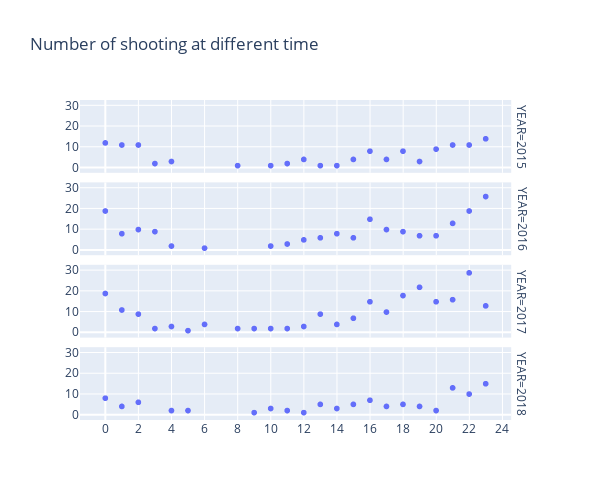

The notebook cell saved with this chart:
### Markdown cell above
#### Scatter plot with facet using plotly.express

### Code cell
fig = px.scatter(shotting_timeDist, x="HOUR", y="INCIDENT_NUMBER", facet_row="YEAR", 
                 title='Number of shooting at different time',
           color_continuous_scale=px.colors.sequential.Viridis, render_mode="webgl")
fig.update_layout(
    width=600,
    height=500,
)
fig.update_xaxes(nticks=20,tickwidth=5,title_text='') #Set number of tick marks and style
fig.update_yaxes(title_text='')#Set axis title

fig.show()

### Figure 1 — Plotly figure (JSON) as saved in the notebook; plotly's stock layout.template omitted (floating-point values rounded to 4 significant figures)
{"data": [{"hoverlabel": {"namelength": 0}, "hovertemplate": "YEAR=2015<br>HOUR=%{x}<br>INCIDENT_NUMBER=%{y}", "legendgroup": "", "marker": {"color": "#636efa", "symbol": "circle"}, "mode": "markers", "name": "", "showlegend": false, "type": "scattergl", "x": [0, 1, 2, 3, 4, 8, 10, 11, 12, 13, 14, 15, 16, 17, 18, 19, 20, 21, 22, 23], "xaxis": "x4", "y": [12, 11, 11, 2, 3, 1, 1, 2, 4, 1, 1, 4, 8, 4, 8, 3, 9, 11, 11, 14], "yaxis": "y4"}, {"hoverlabel": {"namelength": 0}, "hovertemplate": "YEAR=2016<br>HOUR=%{x}<br>INCIDENT_NUMBER=%{y}", "legendgroup": "", "marker": {"color": "#636efa", "symbol": "circle"}, "mode": "markers", "name": "", "showlegend": false, "type": "scattergl", "x": [0, 1, 2, 3, 4, 6, 10, 11, 12, 13, 14, 15, 16, 17, 18, 19, 20, 21, 22, 23], "xaxis": "x3", "y": [19, 8, 10, 9, 2, 1, 2, 3, 5, 6, 8, 6, 15, 10, 9, 7, 7, 13, 19, 26], "yaxis": "y3"}, {"hoverlabel": {"namelength": 0}, "hovertemplate": "YEAR=2017<br>HOUR=%{x}<br>INCIDENT_NUMBER=%{y}", "legendgroup": "", "marker": {"color": "#636efa", "symbol": "circle"}, "mode": "markers", "name": "", "showlegend": false, "type": "scattergl", "x": [0, 1, 2, 3, 4, 5, 6, 8, 9, 10, 11, 12, 13, 14, 15, 16, 17, 18, 19, 20, 21, 22, 23], "xaxis": "x2", "y": [19, 11, 9, 2, 3, 1, 4, 2, 2, 2, 2, 3, 9, 4, 7, 15, 10, 18, 22, 15, 16, 29, 13], "yaxis": "y2"}, {"hoverlabel": {"namelength": 0}, "hovertemplate": "YEAR=2018<br>HOUR=%{x}<br>INCIDENT_NUMBER=%{y}", "legendgroup": "", "marker": {"color": "#636efa", "symbol": "circle"}, "mode": "markers", "name": "", "showlegend": false, "type": "scattergl", "x": [0, 1, 2, 4, 5, 9, 10, 11, 12, 13, 14, 15, 16, 17, 18, 19, 20, 21, 22, 23], "xaxis": "x", "y": [8, 4, 6, 2, 2, 1, 3, 2, 1, 5, 3, 5, 7, 4, 5, 4, 2, 13, 10, 15], "yaxis": "y"}], "layout": {"annotations": [{"font": {}, "showarrow": false, "text": "YEAR=2018", "textangle": 90, "x": 0.98, "xanchor": "left", "xref": "paper", "y": 0.1138, "yanchor": "middle", "yref": "paper"}, {"font": {}, "showarrow": false, "text": "YEAR=2017", "textangle": 90, "x": 0.98, "xanchor": "left", "xref": "paper", "y": 0.3712, "yanchor": "middle", "yref": "paper"}, {"font": {}, "showarrow": false, "text": "YEAR=2016", "textangle": 90, "x": 0.98, "xanchor": "left", "xref": "paper", "y": 0.6288, "yanchor": "middle", "yref": "paper"}, {"font": {}, "showarrow": false, "text": "YEAR=2015", "textangle": 90, "x": 0.98, "xanchor": "left", "xref": "paper", "y": 0.8862, "yanchor": "middle", "yref": "paper"}], "height": 500, "legend": {"tracegroupgap": 0}, "title": {"text": "Number of shooting at different time"}, "width": 600, "xaxis": {"anchor": "y", "domain": [0, 0.98], "nticks": 20, "tickwidth": 5, "title": {"text": ""}}, "xaxis2": {"anchor": "y2", "domain": [0, 0.98], "matches": "x", "nticks": 20, "showticklabels": false, "tickwidth": 5, "title": {"text": ""}}, "xaxis3": {"anchor": "y3", "domain": [0, 0.98], "matches": "x", "nticks": 20, "showticklabels": false, "tickwidth": 5, "title": {"text": ""}}, "xaxis4": {"anchor": "y4", "domain": [0, 0.98], "matches": "x", "nticks": 20, "showticklabels": false, "tickwidth": 5, "title": {"text": ""}}, "yaxis": {"anchor": "x", "domain": [0, 0.2275], "title": {"text": ""}}, "yaxis2": {"anchor": "x2", "domain": [0.2575, 0.485], "matches": "y", "title": {"text": ""}}, "yaxis3": {"anchor": "x3", "domain": [0.515, 0.7425], "matches": "y", "title": {"text": ""}}, "yaxis4": {"anchor": "x4", "domain": [0.7725, 1], "matches": "y", "title": {"text": ""}}}}
